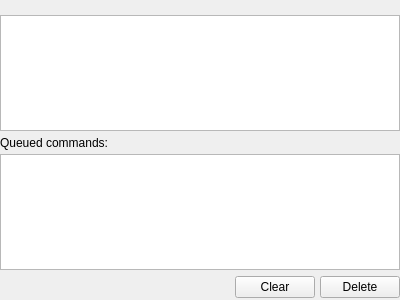
<?xml version="1.0" encoding="UTF-8"?>
<ui version="4.0">
 <class>Form</class>
 <widget class="QWidget" name="Form">
  <property name="geometry">
   <rect>
    <x>0</x>
    <y>0</y>
    <width>400</width>
    <height>300</height>
   </rect>
  </property>
  <property name="windowTitle">
   <string>Form</string>
  </property>
  <layout class="QGridLayout" name="gridLayout">
   <property name="margin">
    <number>0</number>
   </property>
   <item row="0" column="0">
    <layout class="QVBoxLayout" name="tracelayout">
     <property name="spacing">
      <number>1</number>
     </property>
     <property name="margin">
      <number>0</number>
     </property>
     <item>
      <widget class="QLabel" name="statusLabel">
       <property name="text">
        <string>&lt;status&gt;</string>
       </property>
      </widget>
     </item>
     <item>
      <widget class="QListWidget" name="traceView">
       <property name="frameShadow">
        <enum>QFrame::Plain</enum>
       </property>
      </widget>
     </item>
     <item>
      <widget class="QFrame" name="queueFrame">
       <layout class="QGridLayout" name="gridLayout_2">
        <property name="leftMargin">
         <number>0</number>
        </property>
        <property name="topMargin">
         <number>4</number>
        </property>
        <property name="rightMargin">
         <number>0</number>
        </property>
        <property name="bottomMargin">
         <number>0</number>
        </property>
        <property name="horizontalSpacing">
         <number>5</number>
        </property>
        <property name="verticalSpacing">
         <number>4</number>
        </property>
        <item row="1" column="0" colspan="3">
         <widget class="QListWidget" name="queueView"/>
        </item>
        <item row="2" column="0">
         <spacer name="horizontalSpacer_2">
          <property name="orientation">
           <enum>Qt::Horizontal</enum>
          </property>
          <property name="sizeType">
           <enum>QSizePolicy::MinimumExpanding</enum>
          </property>
          <property name="sizeHint" stdset="0">
           <size>
            <width>118</width>
            <height>26</height>
           </size>
          </property>
         </spacer>
        </item>
        <item row="2" column="1">
         <widget class="QPushButton" name="clearQueue">
          <property name="text">
           <string>Clear</string>
          </property>
         </widget>
        </item>
        <item row="2" column="2">
         <widget class="QPushButton" name="deleteQueueItem">
          <property name="text">
           <string>Delete</string>
          </property>
         </widget>
        </item>
        <item row="0" column="0" colspan="3">
         <widget class="QLabel" name="label_3">
          <property name="text">
           <string>Queued commands:</string>
          </property>
         </widget>
        </item>
       </layout>
      </widget>
     </item>
    </layout>
   </item>
  </layout>
  <action name="actionBreak">
   <property name="icon">
    <iconset resource="../../../../../resources/nicos-gui.qrc">
     <normaloff>:/break</normaloff>:/break</iconset>
   </property>
   <property name="text">
    <string>&amp;Break</string>
   </property>
  </action>
  <action name="actionContinue">
   <property name="icon">
    <iconset resource="../../../../../resources/nicos-gui.qrc">
     <normaloff>:/continue</normaloff>:/continue</iconset>
   </property>
   <property name="text">
    <string>&amp;Continue</string>
   </property>
  </action>
  <action name="actionStop">
   <property name="icon">
    <iconset resource="../../../../../resources/nicos-gui.qrc">
     <normaloff>:/stop</normaloff>:/stop</iconset>
   </property>
   <property name="text">
    <string>&amp;Stop</string>
   </property>
  </action>
  <action name="actionEmergencyStop">
   <property name="icon">
    <iconset resource="../../../../../resources/nicos-gui.qrc">
     <normaloff>:/emergency</normaloff>:/emergency</iconset>
   </property>
   <property name="text">
    <string>&amp;Immediate Stop</string>
   </property>
  </action>
 </widget>
 <resources>
  <include location="../../../../../resources/nicos-gui.qrc"/>
 </resources>
 <connections/>
</ui>
